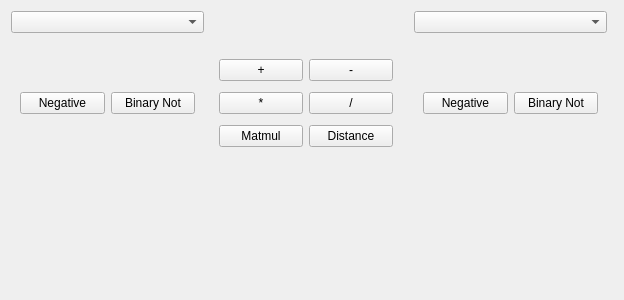
<?xml version="1.0" encoding="UTF-8"?>
<ui version="4.0">
 <class>Form</class>
 <widget class="QWidget" name="Form">
  <property name="geometry">
   <rect>
    <x>0</x>
    <y>0</y>
    <width>624</width>
    <height>300</height>
   </rect>
  </property>
  <property name="windowTitle">
   <string>Form</string>
  </property>
  <layout class="QGridLayout" name="gridLayout_2">
   <item row="0" column="3">
    <widget class="QComboBox" name="opr1Type"/>
   </item>
   <item row="4" column="0" colspan="5">
    <widget class="OutputWidget" name="resWidg" native="true"/>
   </item>
   <item row="1" column="3" colspan="2">
    <widget class="InputWidget" name="opr1Widg" native="true"/>
   </item>
   <item row="3" column="0">
    <widget class="QStackedWidget" name="opr0Unary">
     <property name="currentIndex">
      <number>0</number>
     </property>
     <widget class="QWidget" name="opr0UnaryPage1">
      <layout class="QHBoxLayout" name="horizontalLayout">
       <item>
        <widget class="QPushButton" name="Negative">
         <property name="text">
          <string>Negative</string>
         </property>
        </widget>
       </item>
       <item>
        <widget class="QPushButton" name="BinaryNot">
         <property name="text">
          <string>Binary Not</string>
         </property>
        </widget>
       </item>
      </layout>
     </widget>
     <widget class="QWidget" name="opr0UnaryPage2">
      <layout class="QHBoxLayout" name="horizontalLayout_2">
       <item>
        <widget class="QPushButton" name="Transpose">
         <property name="text">
          <string>Transpose</string>
         </property>
        </widget>
       </item>
       <item>
        <widget class="QPushButton" name="Inverse">
         <property name="text">
          <string>Inverse</string>
         </property>
        </widget>
       </item>
      </layout>
     </widget>
    </widget>
   </item>
   <item row="3" column="1">
    <widget class="QStackedWidget" name="oprBinary">
     <widget class="QWidget" name="oprBinaryPage1">
      <layout class="QGridLayout" name="gridLayout">
       <item row="0" column="0">
        <widget class="QPushButton" name="pbPlus">
         <property name="sizePolicy">
          <sizepolicy hsizetype="Minimum" vsizetype="Fixed">
           <horstretch>0</horstretch>
           <verstretch>0</verstretch>
          </sizepolicy>
         </property>
         <property name="text">
          <string>+</string>
         </property>
        </widget>
       </item>
       <item row="1" column="2">
        <widget class="QPushButton" name="pbDivide">
         <property name="text">
          <string>/</string>
         </property>
        </widget>
       </item>
       <item row="2" column="0">
        <widget class="QPushButton" name="pbMatmul">
         <property name="text">
          <string>Matmul</string>
         </property>
        </widget>
       </item>
       <item row="2" column="2">
        <widget class="QPushButton" name="pbDistance">
         <property name="text">
          <string>Distance</string>
         </property>
        </widget>
       </item>
       <item row="0" column="2">
        <widget class="QPushButton" name="pbMinus">
         <property name="text">
          <string>-</string>
         </property>
        </widget>
       </item>
       <item row="1" column="0">
        <widget class="QPushButton" name="pbMultiply">
         <property name="text">
          <string>*</string>
         </property>
        </widget>
       </item>
      </layout>
     </widget>
    </widget>
   </item>
   <item row="3" column="3">
    <widget class="QStackedWidget" name="opr1Unary">
     <property name="currentIndex">
      <number>0</number>
     </property>
     <widget class="QWidget" name="opr1UnaryPage1">
      <layout class="QHBoxLayout" name="horizontalLayout_3">
       <item>
        <widget class="QPushButton" name="Negative_2">
         <property name="text">
          <string>Negative</string>
         </property>
        </widget>
       </item>
       <item>
        <widget class="QPushButton" name="BinaryNot_2">
         <property name="text">
          <string>Binary Not</string>
         </property>
        </widget>
       </item>
      </layout>
     </widget>
     <widget class="QWidget" name="opr1UnaryPage2">
      <layout class="QHBoxLayout" name="horizontalLayout_4">
       <item>
        <widget class="QPushButton" name="Transpose_2">
         <property name="text">
          <string>Transpose</string>
         </property>
        </widget>
       </item>
       <item>
        <widget class="QPushButton" name="Inverse_2">
         <property name="text">
          <string>Inverse</string>
         </property>
        </widget>
       </item>
      </layout>
     </widget>
    </widget>
   </item>
   <item row="0" column="0">
    <widget class="QComboBox" name="opr0Type"/>
   </item>
   <item row="1" column="0">
    <widget class="InputWidget" name="opr0Widg" native="true"/>
   </item>
   <item row="5" column="0" colspan="5">
    <widget class="QStackedWidget" name="numpad">
     <widget class="IntegerKeypad" name="integerKeypad"/>
     <widget class="BinaryKeypad" name="binaryKeypad"/>
    </widget>
   </item>
  </layout>
 </widget>
 <customwidgets>
  <customwidget>
   <class>OutputWidget</class>
   <extends>QWidget</extends>
   <header>ui.easyUI.OutputWidget</header>
   <container>1</container>
  </customwidget>
  <customwidget>
   <class>InputWidget</class>
   <extends>QWidget</extends>
   <header>ui.easyUI.InputWidget</header>
   <container>1</container>
   <slots>
    <slot>promptData(QString)</slot>
   </slots>
  </customwidget>
  <customwidget>
   <class>IntegerKeypad</class>
   <extends>QWidget</extends>
   <header>ui.easyUI.IntegerKeypad</header>
   <container>1</container>
  </customwidget>
  <customwidget>
   <class>BinaryKeypad</class>
   <extends>QWidget</extends>
   <header>ui.easyUI.BinaryKeypad</header>
   <container>1</container>
  </customwidget>
 </customwidgets>
 <resources/>
 <connections>
  <connection>
   <sender>opr0Type</sender>
   <signal>currentTextChanged(QString)</signal>
   <receiver>opr0Widg</receiver>
   <slot>promptData(QString)</slot>
   <hints>
    <hint type="sourcelabel">
     <x>39</x>
     <y>26</y>
    </hint>
    <hint type="destinationlabel">
     <x>60</x>
     <y>51</y>
    </hint>
   </hints>
  </connection>
  <connection>
   <sender>opr1Type</sender>
   <signal>currentTextChanged(QString)</signal>
   <receiver>opr1Widg</receiver>
   <slot>promptData(QString)</slot>
   <hints>
    <hint type="sourcelabel">
     <x>323</x>
     <y>30</y>
    </hint>
    <hint type="destinationlabel">
     <x>382</x>
     <y>51</y>
    </hint>
   </hints>
  </connection>
  <connection>
   <sender>Transpose</sender>
   <signal>clicked()</signal>
   <receiver>Form</receiver>
   <slot>transpose0()</slot>
   <hints>
    <hint type="sourcelabel">
     <x>34</x>
     <y>117</y>
    </hint>
    <hint type="destinationlabel">
     <x>34</x>
     <y>171</y>
    </hint>
   </hints>
  </connection>
  <connection>
   <sender>Inverse</sender>
   <signal>clicked()</signal>
   <receiver>Form</receiver>
   <slot>inverse0()</slot>
   <hints>
    <hint type="sourcelabel">
     <x>97</x>
     <y>113</y>
    </hint>
    <hint type="destinationlabel">
     <x>102</x>
     <y>171</y>
    </hint>
   </hints>
  </connection>
  <connection>
   <sender>Transpose_2</sender>
   <signal>clicked()</signal>
   <receiver>Form</receiver>
   <slot>transpose1()</slot>
   <hints>
    <hint type="sourcelabel">
     <x>297</x>
     <y>118</y>
    </hint>
    <hint type="destinationlabel">
     <x>298</x>
     <y>171</y>
    </hint>
   </hints>
  </connection>
  <connection>
   <sender>Inverse_2</sender>
   <signal>clicked()</signal>
   <receiver>Form</receiver>
   <slot>inverse1()</slot>
   <hints>
    <hint type="sourcelabel">
     <x>351</x>
     <y>115</y>
    </hint>
    <hint type="destinationlabel">
     <x>347</x>
     <y>189</y>
    </hint>
   </hints>
  </connection>
  <connection>
   <sender>pbPlus</sender>
   <signal>clicked()</signal>
   <receiver>Form</receiver>
   <slot>plus()</slot>
   <hints>
    <hint type="sourcelabel">
     <x>176</x>
     <y>92</y>
    </hint>
    <hint type="destinationlabel">
     <x>171</x>
     <y>186</y>
    </hint>
   </hints>
  </connection>
  <connection>
   <sender>pbMinus</sender>
   <signal>clicked()</signal>
   <receiver>Form</receiver>
   <slot>minus()</slot>
   <hints>
    <hint type="sourcelabel">
     <x>215</x>
     <y>83</y>
    </hint>
    <hint type="destinationlabel">
     <x>211</x>
     <y>187</y>
    </hint>
   </hints>
  </connection>
  <connection>
   <sender>pbMultiply</sender>
   <signal>clicked()</signal>
   <receiver>Form</receiver>
   <slot>multiply()</slot>
   <hints>
    <hint type="sourcelabel">
     <x>171</x>
     <y>120</y>
    </hint>
    <hint type="destinationlabel">
     <x>240</x>
     <y>189</y>
    </hint>
   </hints>
  </connection>
  <connection>
   <sender>pbDivide</sender>
   <signal>clicked()</signal>
   <receiver>Form</receiver>
   <slot>divide()</slot>
   <hints>
    <hint type="sourcelabel">
     <x>223</x>
     <y>111</y>
    </hint>
    <hint type="destinationlabel">
     <x>232</x>
     <y>184</y>
    </hint>
   </hints>
  </connection>
  <connection>
   <sender>pbMatmul</sender>
   <signal>clicked()</signal>
   <receiver>Form</receiver>
   <slot>matmul()</slot>
   <hints>
    <hint type="sourcelabel">
     <x>160</x>
     <y>140</y>
    </hint>
    <hint type="destinationlabel">
     <x>82</x>
     <y>188</y>
    </hint>
   </hints>
  </connection>
  <connection>
   <sender>pbDistance</sender>
   <signal>clicked()</signal>
   <receiver>Form</receiver>
   <slot>distance()</slot>
   <hints>
    <hint type="sourcelabel">
     <x>215</x>
     <y>147</y>
    </hint>
    <hint type="destinationlabel">
     <x>5</x>
     <y>166</y>
    </hint>
   </hints>
  </connection>
  <connection>
   <sender>Negative</sender>
   <signal>clicked()</signal>
   <receiver>Form</receiver>
   <slot>negative0()</slot>
   <hints>
    <hint type="sourcelabel">
     <x>40</x>
     <y>111</y>
    </hint>
    <hint type="destinationlabel">
     <x>16</x>
     <y>172</y>
    </hint>
   </hints>
  </connection>
  <connection>
   <sender>BinaryNot</sender>
   <signal>clicked()</signal>
   <receiver>Form</receiver>
   <slot>not0()</slot>
   <hints>
    <hint type="sourcelabel">
     <x>101</x>
     <y>112</y>
    </hint>
    <hint type="destinationlabel">
     <x>91</x>
     <y>170</y>
    </hint>
   </hints>
  </connection>
  <connection>
   <sender>Negative_2</sender>
   <signal>clicked()</signal>
   <receiver>Form</receiver>
   <slot>negative1()</slot>
   <hints>
    <hint type="sourcelabel">
     <x>312</x>
     <y>115</y>
    </hint>
    <hint type="destinationlabel">
     <x>257</x>
     <y>148</y>
    </hint>
   </hints>
  </connection>
  <connection>
   <sender>BinaryNot_2</sender>
   <signal>clicked()</signal>
   <receiver>Form</receiver>
   <slot>not1()</slot>
   <hints>
    <hint type="sourcelabel">
     <x>351</x>
     <y>123</y>
    </hint>
    <hint type="destinationlabel">
     <x>262</x>
     <y>118</y>
    </hint>
   </hints>
  </connection>
 </connections>
 <slots>
  <slot>calculate()</slot>
  <slot>transpose0()</slot>
  <slot>transpose1()</slot>
  <slot>inverse0()</slot>
  <slot>inverse1()</slot>
  <slot>not0()</slot>
  <slot>not1()</slot>
  <slot>negative0()</slot>
  <slot>negative1()</slot>
  <slot>plus()</slot>
  <slot>minus()</slot>
  <slot>multiply()</slot>
  <slot>divide()</slot>
  <slot>matmul()</slot>
  <slot>distance()</slot>
 </slots>
</ui>
